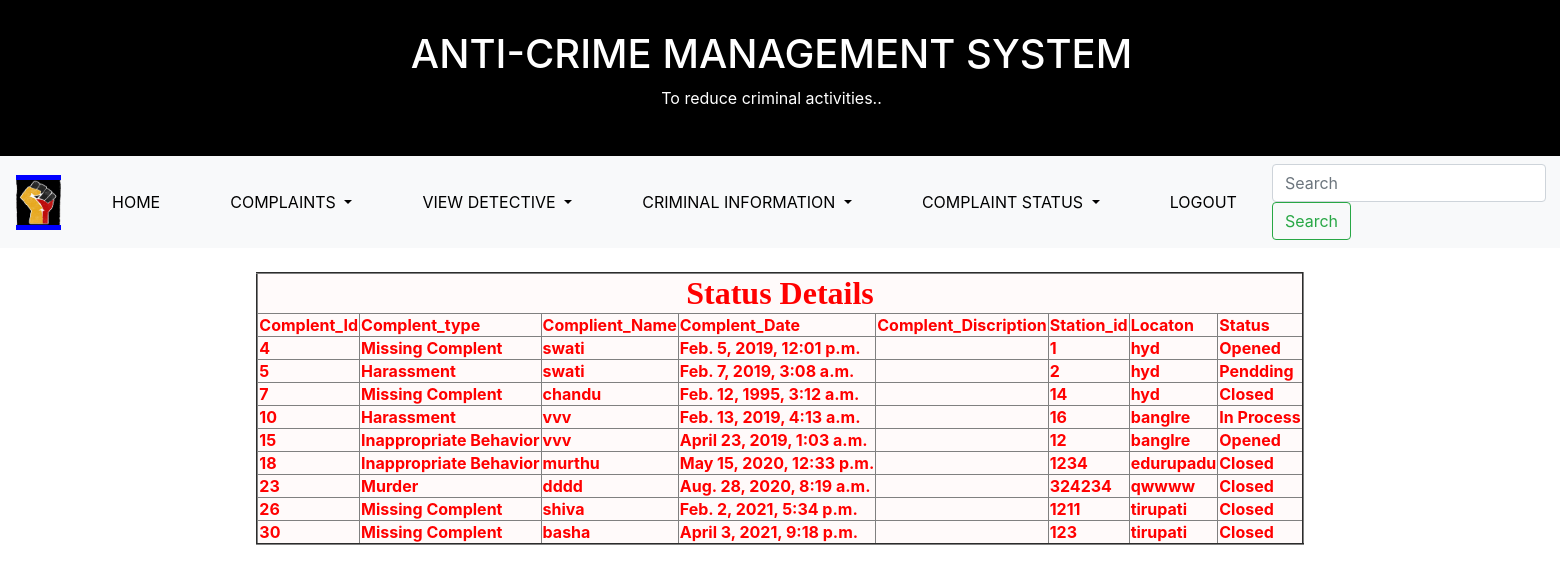
Page /viewstatus/ on the committed database.
### app/models.py (models this page shows)
class Status(models.Model):
    complent_id = models.AutoField(primary_key=True)
    complent_type = models.CharField(max_length=20)
    complient_name = models.CharField(max_length=30)
    date_of_complent = models.CharField(max_length=30,default=False)
    description = models.CharField(max_length=500)
    station_id = models.IntegerField()
    location = models.CharField(max_length=50)
    status=models.CharField(max_length=30)

### templates/viewstatus.html (shortened to what this page needs)
{% load staticfiles %}
<doctype html>
<html lang="en">
  <head>
    <link rel="stylesheet" href="https://stackpath.bootstrapcdn.com/bootstrap/4.3.1/css/bootstrap.min.css">
   </head>
  <body>
{% load staticfiles %}
<link rel="stylesheet" href="{% static 'css/nav.css' %}">
{% include 'manuPolice.html' %}<center>
<table align="centre" bgcolor="#fffafa" border="2">
 <tr>
        <th colspan="10"><center><font size="6" face="Arial Black">
           Status Details</font></center>
        </th>
    <tr>
        <th>Complent_Id</th>
        <th>Complent_type</th>
        <th>Complient_Name</th>
        <th>Complent_Date</th>
        <th>Complent_Discription</th>
        <th>Station_id</th>
        <th>Locaton</th>
        <th>Status</th>
        </tr>
    {%  for x in object_list %}
    <tr>
        <th>{{ x.complent_id }}</th>
        <th>{{ x.complent_type }}</th>
        <th>{{ x.complient_name }}</th>
        <th>{{ x.date_of_complent }}</th>
        <th>{{ x.description }}</th>
        <th>{{ x.station_id }}</th>
        <th>{{ x.location }}</th>
        <th>{{ x.status }}</th>
        </tr>
    {% endfor %}
</table></center>
</body>
</html></doctype>

### app/static/css/nav.css (style rules this page uses)
body { background-color: rgba(225, 225, 225, 0.37); }

### templates/manuPolice.html (style rules this page uses)
body { background: url(https://images.unsplash.com/photo-1592399451862-840eeb1ce001?ixid=MXwxMjA3fDB8MHxwaG90by1wYWdlfHx8fGVufDB8fHw%3D&ixlib=rb-1.2.1&auto=format&fit=crop&w=1050&q=80); background-repeat: no-repeat; background-size: cover; color: red; }

### rows in the picture
Status: complent_id "4", complent_type "Missing Complent", complient_name "swati", date_of_complent "Feb. 5, 2019, 12:01 p.m.", station_id "1", location "hyd", status "Opened"
Status: complent_id "5", complent_type "Harassment", complient_name "swati", date_of_complent "Feb. 7, 2019, 3:08 a.m.", station_id "2", location "hyd", status "Pendding"
Status: complent_id "7", complent_type "Missing Complent", complient_name "chandu", date_of_complent "Feb. 12, 1995, 3:12 a.m.", station_id "14", location "hyd", status "Closed"
Status: complent_id "10", complent_type "Harassment", complient_name "vvv", date_of_complent "Feb. 13, 2019, 4:13 a.m.", station_id "16", location "banglre", status "In Process"
Status: complent_id "15", complent_type "Inappropriate Behavior", complient_name "vvv", date_of_complent "April 23, 2019, 1:03 a.m.", station_id "12", location "banglre", status "Opened"
Status: complent_id "18", complent_type "Inappropriate Behavior", complient_name "murthu", date_of_complent "May 15, 2020, 12:33 p.m.", station_id "1234", location "edurupadu", status "Closed"
Status: complent_id "23", complent_type "Murder", complient_name "dddd", date_of_complent "Aug. 28, 2020, 8:19 a.m.", station_id "324234", location "qwwww", status "Closed"
Status: complent_id "26", complent_type "Missing Complent", complient_name "shiva", date_of_complent "Feb. 2, 2021, 5:34 p.m.", station_id "1211", location "tirupati", status "Closed"
Status: complent_id "30", complent_type "Missing Complent", complient_name "basha", date_of_complent "April 3, 2021, 9:18 p.m.", station_id "123", location "tirupati", status "Closed"
